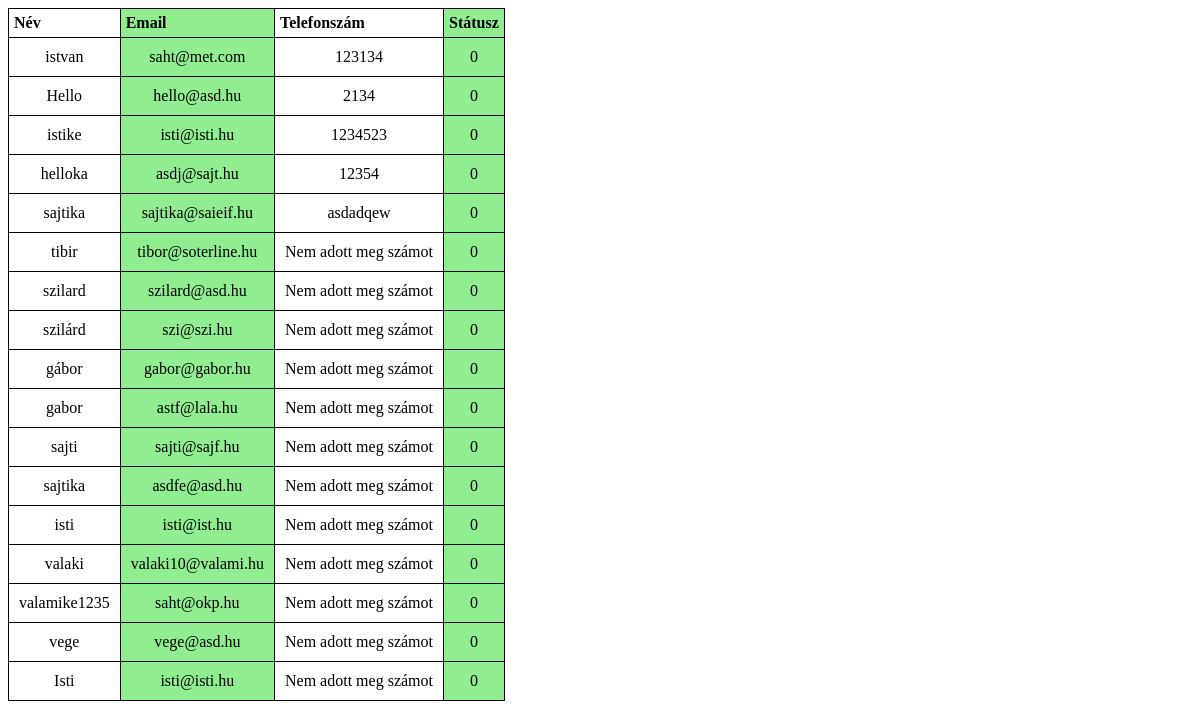
Screenshot of /admin2.php with the database file from the repository.
### tables this page shows
CREATE TABLE `adatok` (
  `id` int(250) NOT NULL,
  `nev` varchar(250) NOT NULL,
  `email` varchar(40) NOT NULL,
  `tel` varchar(50) DEFAULT NULL,
  `password` varchar(50) DEFAULT NULL,
  `stat` int(1) DEFAULT NULL
);

### admin2.php (the view, shortened to what this page needs)
<?php
$servername="localhost";
$username="root";
$password="";
$database="felhasznalok";
$conn = new mysqli($servername, $username, $password, $database);
$conn->set_charset("utf8");
?>
<!DOCTYPE html>
<html lang="hu">
<head>
</head>
<body>
<?php
$sql = "SELECT nev, email, tel, stat FROM adatok";
$result = mysqli_query($conn, $sql);
if (mysqli_num_rows($result) > 0) {
    echo "<table>
        <tr>
    <th>Név</th>
    <th>Email</th>
    <th>Telefonszám</th>
    <th>Státusz</th>
    </tr>";
    while($row = mysqli_fetch_assoc($result)) {
    echo " <tr>";
    echo "<td>" . $row['nev'] . "</td>";
    echo "<td>" . $row['email'] . "</td>";
    echo "<td>" . $row['tel'] . "</td>";
    echo "<td>" . $row['stat'] . "</td>";
    echo " </tr>";}
    echo " </table>";
} else {
  echo "0 results";
}
?>
</body>
</html>

### admin2.php (style rules this page uses)
table { border-collapse: collapse; }
th { border: 1px solid black; text-align: left; padding: 5px; }
table tr, td { text-align: center; border: 1px solid black; padding: 10px; }
tr :nth-child(even) { background-color: lightgreen; }

### rows the page displays
adatok: nev "istvan", email "saht@met.com", tel "123134", stat "0"
adatok: nev "Hello", email "hello@asd.hu", tel "2134", stat "0"
adatok: nev "istike", email "isti@isti.hu", tel "1234523", stat "0"
adatok: nev "helloka", email "asdj@sajt.hu", tel "12354", stat "0"
adatok: nev "sajtika", email "sajtika@saieif.hu", tel "asdadqew", stat "0"
adatok: nev "tibir", email "tibor@soterline.hu", tel "Nem adott meg számot", stat "0"
adatok: nev "szilard", email "szilard@asd.hu", tel "Nem adott meg számot", stat "0"
adatok: nev "szilárd", email "szi@szi.hu", tel "Nem adott meg számot", stat "0"
adatok: nev "gábor", email "gabor@gabor.hu", tel "Nem adott meg számot", stat "0"
adatok: nev "gabor", email "astf@lala.hu", tel "Nem adott meg számot", stat "0"
adatok: nev "sajti", email "sajti@sajf.hu", tel "Nem adott meg számot", stat "0"
adatok: nev "sajtika", email "asdfe@asd.hu", tel "Nem adott meg számot", stat "0"
adatok: nev "isti", email "isti@ist.hu", tel "Nem adott meg számot", stat "0"
adatok: nev "valaki", email "valaki10@valami.hu", tel "Nem adott meg számot", stat "0"
adatok: nev "valamike1235", email "saht@okp.hu", tel "Nem adott meg számot", stat "0"
adatok: nev "vege", email "vege@asd.hu", tel "Nem adott meg számot", stat "0"
adatok: nev "Isti", email "isti@isti.hu", tel "Nem adott meg számot", stat "0"
